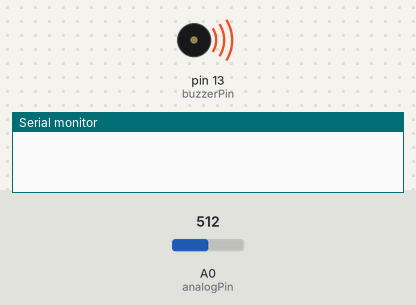
Recording of a sketch running on a simulated Arduino Uno, built with avr-gcc and run on an emulated ATmega328P. Shown: buzzer (waves = sounding), the last lines printed to the serial monitor. The inputs (shaded band) are chosen by the test bench; at power-on: A0 (analogPin) = 512.

Above: at 0.2 s.
At 2.15 s:
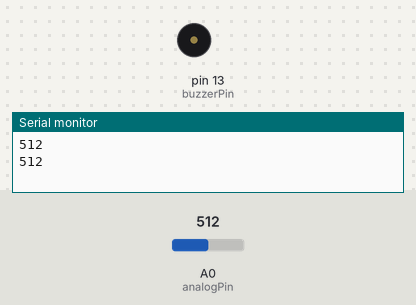
Timing chart, 0 to 3.0 s (numbered marks = the images above):
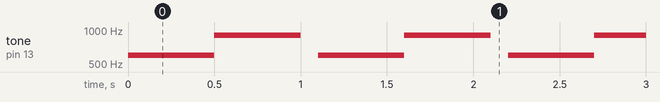

The sketch:

hall.ino
```cpp
int analogPin = A0;
int digitalPin = 2;
int buzzerPin = 13;
int digitalVal;
int analogVal;

void setup() {
  // put your setup code here, to run once:
  Serial.begin(9600);
  pinMode (buzzerPin, OUTPUT);
  pinMode (digitalPin, INPUT);
  //Serial.begin(115200);

}

void loop() {
  // put your main code here, to run repeatedly:
  //digitalVal = digitalRead(digitalPin);
  analogVal = analogRead(analogPin);

  if(analogVal > 485);
  {
    tone (buzzerPin, 600);
    delay (500);
    tone (buzzerPin, 900);
    delay (500);
  }
  if(analogVal < 485);
  {
    noTone(buzzerPin);
  }
  //analogVal = analogRead(analogPin);
  Serial.println (analogVal);

  delay(100);
}
```

Measured:
- by itself, tone on pin 13 (buzzerPin): repeats every 1.1 s: 900 Hz 0.50 s, silent 0.10 s, 600 Hz 0.50 s
